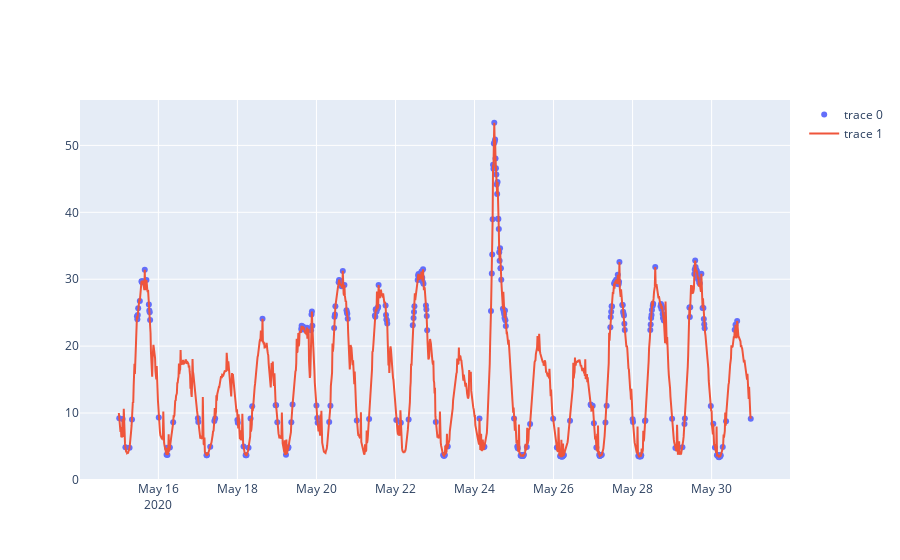

Write notebook code for a chart like this one.
### Code cell
temp_data = resticed_data[resticed_data['SERVER'] == 'CIHAZ_305'].groupby('DATETIME')['CPULOAD'].mean()
x_values = temp_data.index
y_values = temp_data

x_anomaly_values = anomaly_df[anomaly_df.Server=='CIHAZ_305'].DATETIME
y_anomaly_values = anomaly_df[anomaly_df.Server=='CIHAZ_305']['CPULOAD']

trace0 = go.Scatter(
    x = x_anomaly_values,
    y = y_anomaly_values,
    mode = 'markers'
    )#line ekledik

trace1 = go.Scatter(
    x = x_values,
    y = y_values,
    mode = 'lines'
    )

data = [trace0,trace1]
fig = go.Figure(data = data)
fig.show()

### Figure 1 — Plotly figure (JSON) as saved in the notebook; plotly's stock layout.template omitted (floating-point values rounded to 4 significant figures; data arrays with more than 128 entries replaced by an {"elided": "..."} marker saying what was removed)
{"data": [{"mode": "markers", "type": "scatter", "x": {"elided": "307 str values"}, "y": {"elided": "307 float values"}}, {"mode": "lines", "type": "scatter", "x": {"elided": "1532 str values"}, "y": {"elided": "1532 float values"}}], "layout": {}}
